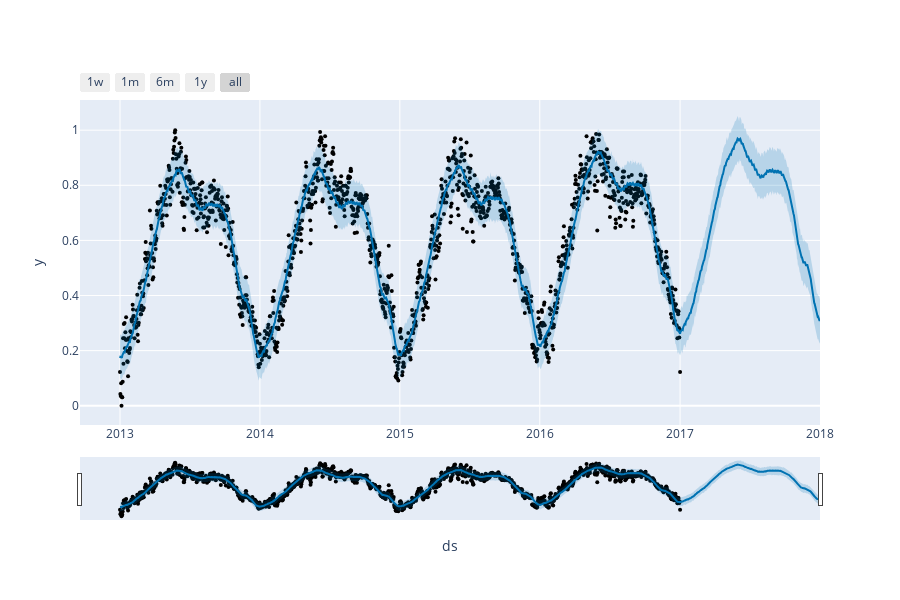

This figure's notebook cell:
### Code cell
from prophet import Prophet
from prophet.plot import plot_plotly, plot_components_plotly
# crear el modelo
model = Prophet()
# entrenar el modelo
model.fit(fc_df)
# Crear un DataFrame con las fechas futuras que se desea predecir(para 365 días)
forecasts = model.make_future_dataframe(periods=365)
# predecir
predictions = model.predict(forecasts)

# graficar resultados de las predicciones
plot_plotly(model, predictions)

### Figure 1 — Plotly figure (JSON) as saved in the notebook; plotly's stock layout.template omitted (floating-point values rounded to 4 significant figures; data arrays with more than 128 entries replaced by an {"elided": "..."} marker saying what was removed)
{"data": [{"marker": {"color": "black", "size": 4}, "mode": "markers", "name": "Actual", "type": "scatter", "x": {"elided": "1462 str values"}, "y": {"elided": "1462 float values"}}, {"hoverinfo": "skip", "line": {"width": 0}, "mode": "lines", "type": "scatter", "x": {"elided": "1827 str values"}, "y": {"elided": "1827 float values"}}, {"fill": "tonexty", "fillcolor": "rgba(0, 114, 178, 0.2)", "line": {"color": "#0072B2", "width": 2}, "mode": "lines", "name": "Predicted", "type": "scatter", "x": {"elided": "1827 str values"}, "y": {"elided": "1827 float values"}}, {"fill": "tonexty", "fillcolor": "rgba(0, 114, 178, 0.2)", "hoverinfo": "skip", "line": {"width": 0}, "mode": "lines", "type": "scatter", "x": {"elided": "1827 str values"}, "y": {"elided": "1827 float values"}}], "layout": {"height": 600, "showlegend": false, "width": 900, "xaxis": {"rangeselector": {"buttons": [{"count": 7, "label": "1w", "step": "day", "stepmode": "backward"}, {"count": 1, "label": "1m", "step": "month", "stepmode": "backward"}, {"count": 6, "label": "6m", "step": "month", "stepmode": "backward"}, {"count": 1, "label": "1y", "step": "year", "stepmode": "backward"}, {"step": "all"}]}, "rangeslider": {"visible": true}, "title": {"text": "ds"}, "type": "date"}, "yaxis": {"title": {"text": "y"}}}}
